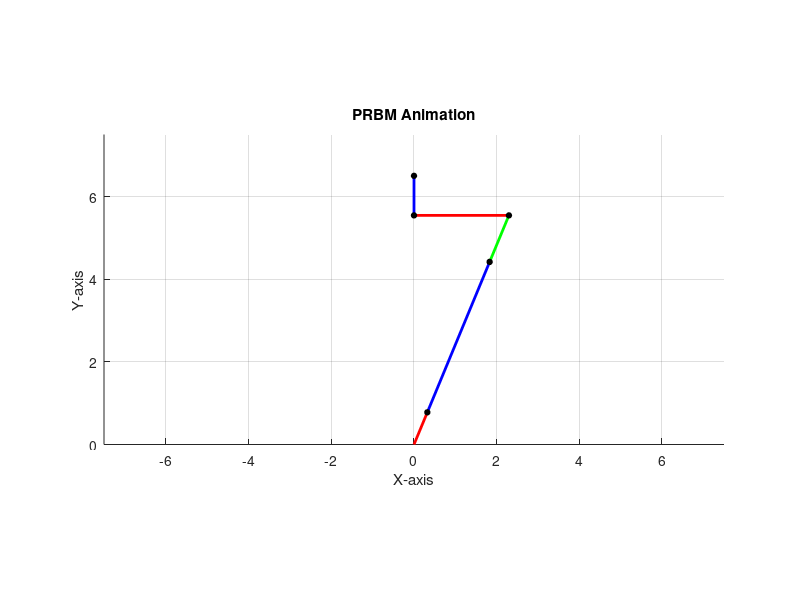

This figure's MATLAB source: (Note: this script raises an error after producing the figure.)
clear; close all; 
% Parameters
theta_max = pi/4; % Maximum angle
num_frames = 100; % Number of animation frames
theta_vals = linspace(0, theta_max, num_frames);

% GIF parameters
gif_filename = 'prbm_animation.gif'; % Output GIF file name
delay_time = 0.1; % Delay between frames (in seconds)

%% Parameters to set
r_well = 7.5; % mm
l = 3.75; %mm
theta = 3*pi/8;
t0 = 1; % mm, thickness of constant part of beam
r_inner = 0.5; % mm, radius of inner circle
l_r = r_well-r_inner-t0-l- 0.5; % rigid length
l_tip = r_well-t0-(l+l_r+r_inner)*sin(theta); % mm, length of variable stiffness tip

%% PRBM/geometric parameters
gamma = 0.8517; 
l_eff = l + l_r/2;  % distance to force application (PRBM)
lc=(1-gamma)*l_eff/2;
l_top = (r_inner+l+l_r)*cos(theta);  


% Initialize figure
figure;
hold on;
axis equal;
grid on;
xlim([-r_well, r_well]);
ylim([0, r_well]);
xlabel('X-axis');
ylabel('Y-axis');
title('PRBM Animation');

% Initialize plot handles
link1_plot = plot([0, 0], [0, 0], 'r-', 'LineWidth', 2); % Link 1
link2_plot = plot([0, 0], [0, 0], 'b-', 'LineWidth', 2); % Link 2
link3_plot = plot([0, 0], [0, 0], 'g-', 'LineWidth', 2); % Link 3
link4_plot = plot([0, 0], [0, 0], 'r-', 'LineWidth', 2); % Link 4
link5_plot = plot([0, 0], [0, 0], 'b-', 'LineWidth', 2); % Link 5

joint_plot = plot(0, 0, 'ko', 'MarkerSize', 4, 'MarkerFaceColor', 'k'); % Joints

% Animation loop
for frame = 1:num_frames
    theta_p = theta_vals(frame);

    ihat = [1 0]; jhat = [0 1];

    % Forward kinematics (example for 2-link planar robot)
    % Replace with your own joint/link equations

    r1 = (r_inner +lc)*(cos(theta)*ihat + sin(theta)*jhat);
    r2 = r1 + gamma*l_eff*(cos(theta-theta_p)*ihat +sin(theta-theta_p)*jhat);
    r3 = r2 + (lc+l_r/2)*(cos(theta)*ihat + sin(theta)*jhat); 
    r4 = r3 + l_top*(cos(theta_p)*-ihat + sin(theta_p)*jhat); 
    r5 = r4 +(l_tip)*(sin(theta_p)*ihat + cos(theta_p)*jhat);

    % Update link and joint positions
    set(link1_plot, 'XData', [0, r1(1)], 'YData', [0, r1(2)]);
    set(link2_plot, 'XData', [r1(1), r2(1)], 'YData', [r1(2), r2(2)]);
    set(link3_plot, 'XData', [r2(1), r3(1)], 'YData', [r2(2), r3(2)]);
    set(link4_plot, 'XData', [r3(1), r4(1)], 'YData', [r3(2), r4(2)]);
    set(link5_plot, 'XData', [r4(1), r5(1)], 'YData', [r4(2), r5(2)]);

    set(joint_plot, 'XData', [r1(1), r2(1), r3(1), r4(1), r5(1)],...
                    'YData', [r1(2), r2(2), r3(2), r4(2), r5(2)]);
   
    % Capture the frame
    frame_image = getframe(gcf);
    im = frame2im(frame_image); % Convert to image
    
    % Write to GIF
    [imind, cm] = rgb2ind(im, 256); % Convert to indexed image
    if frame == 1
        % Create the GIF file on the first frame
        imwrite(imind, cm, gif_filename, 'gif', 'LoopCount', Inf, 'DelayTime', delay_time);
    else
        % Append to the GIF file
        imwrite(imind, cm, gif_filename, 'gif', 'WriteMode', 'append', 'DelayTime', delay_time);
    end
    
    % Pause for real-time animation (optional)
    pause(delay_time);
end

disp(['Animation saved as ', gif_filename]);
